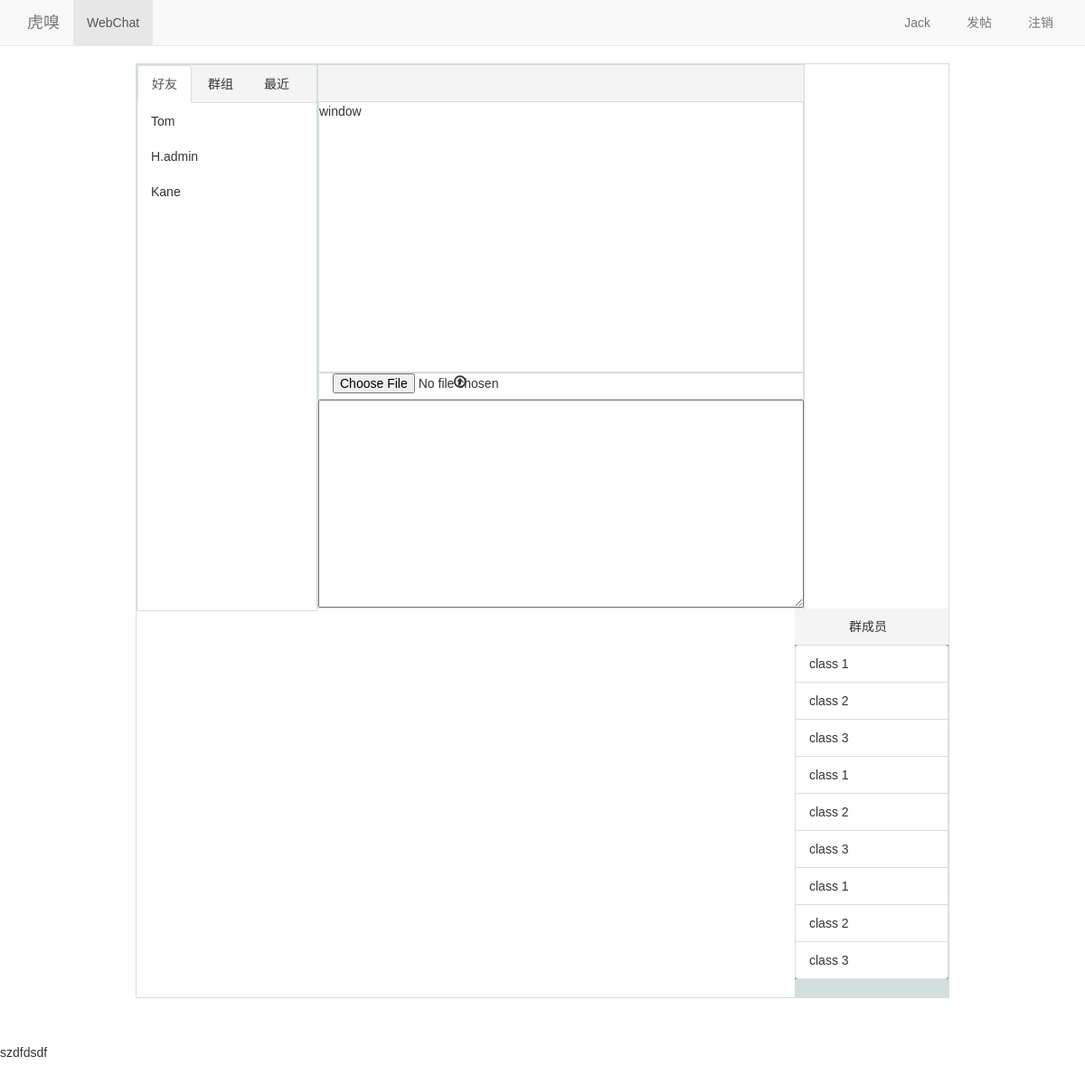
The app's page /chat/ (signed in), older data.
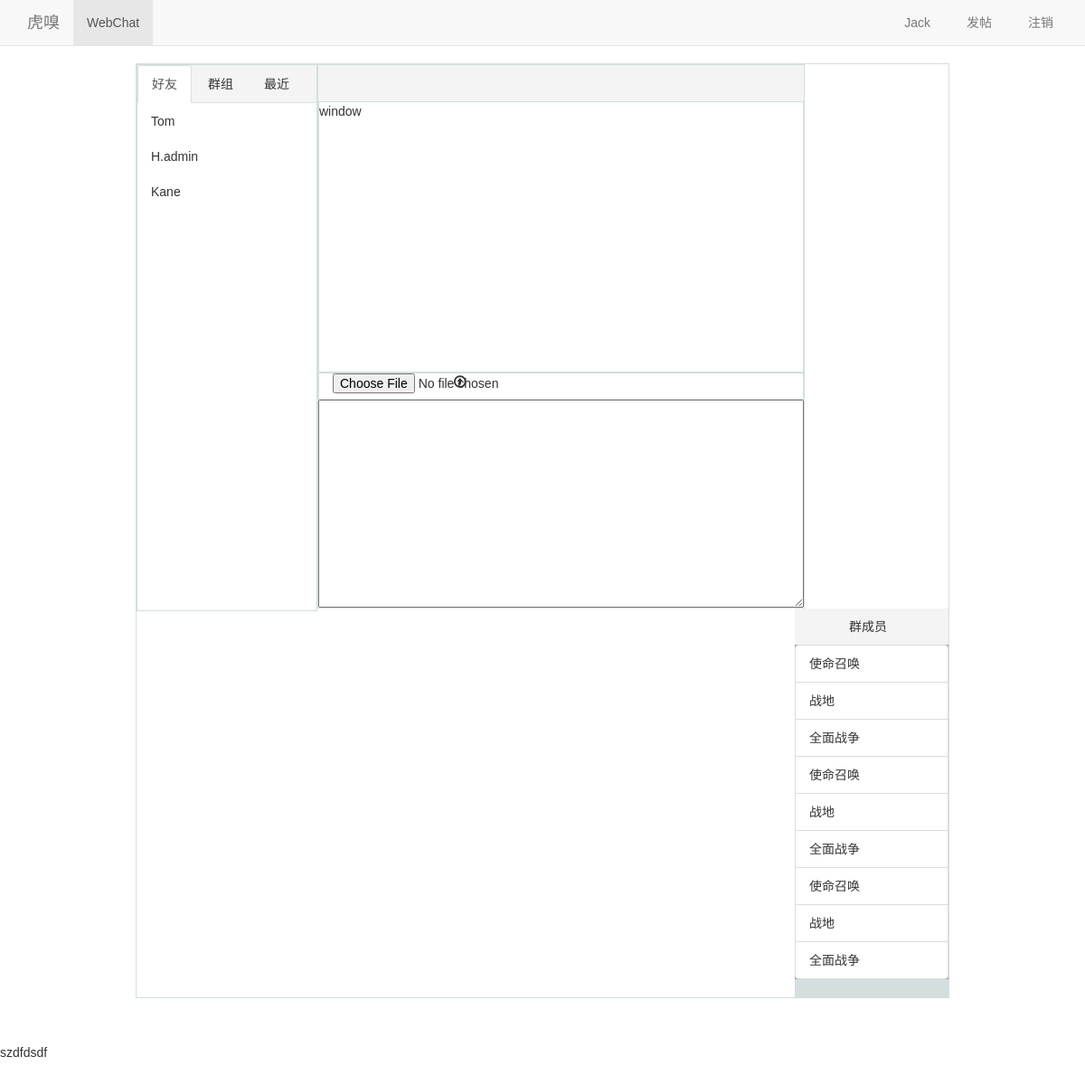
The same page, newer data.
### bbs/models.py (models this page shows, shortened)
class UserProfile(models.Model):
    user = models.OneToOneField(User)
    name =models.CharField(max_length=32)
    signature= models.CharField(max_length=255,blank=True,null=True)
    head_img = models.ImageField(height_field=150,width_field=150,blank=True,null=True)
    friends = models.ManyToManyField('self',related_name='my_friends',blank=True)

### webchat/models.py (models this page shows, shortened)
class WebGroup(models.Model):
    name = models.CharField(max_length=64)
    brief = models.CharField(max_length=255,blank=True,null=True)
    owner = models.ForeignKey(UserProfile)
    admins = models.ManyToManyField(UserProfile,blank=True,related_name='group_admins')
    members = models.ManyToManyField(UserProfile,blank=True,related_name='group_members')
    max_members = models.IntegerField(default=200)
    friends = models.ManyToManyField('self',related_name='my_friends',blank=True)

### webchat/views.py (the view)
@login_required
def dashboard(request):
    return render(request,'webchat/dashboard.html')

### templates/webchat/dashboard.html (shortened to what this page needs)
{% extends 'base.html' %}
{% block page-container %}
    <div class="chat-container">
        <div class="left-contact-panel">
            <div>
                <ul class="nav nav-tabs" role="tablist">
                    <li role="presentation" class="active">
                        <a href="#contact-tab" role="tab" data-toggle="tab">好友</a>
                    </li>
                    <li role="presentation">
                        <a href="#group-tab" role="tab" data-toggle="tab">群组</a>
                    </li>
                    <li role="presentation">
                        <a href="#group-tab" role="tab" data-toggle="tab">最近</a>
                    </li>
                </ul>
                <div class="tab-content">
                    <div role="tabpanel" class="tab-pane active" id="contact-tab">
                        <ul class="list-group">
                            {% for friend in request.user.userprofile.friends.select_related %}
                                <li contact-type="single" contact-id="{{ friend.id }}" onclick="OpenChatWindow(this)"
                                    class="list-group-item">
                                    <span class="contact-name"> {{ friend.name }} </span>
                                </li>
                            {% endfor %}
                        </ul>
                    </div>
                </div>
            </div>
        </div>
        <div class="middle-chat-panel">
            <div class="chat-box-title" contact-type="" contact-id="">
            </div>
            <div class="chat-box-window">
                window
            </div>
            <div class="chat-box-emoj">
                <div class="col-md-3">
                    <input id="file_upload" type="file">
                </div>
                <div class="col-md-2">
                    <span class="glyphicon glyphicon-upload" onclick="FileUpload()"></span>
                </div>
            </div>
            <div class="chat-box-msg-box">
                <textarea id="msg"></textarea>
            </div>
        </div>
        <div class="right-chat-panel">
            <div class="chat-box-right-title ">
                群成员
            </div>
            <div class="chat-box-right-members ">
                <ul class="list-group">
                    {% for group  in request.user.userprofile.group_members.select_related %}
                        {% for members  in request.user.userprofile.group_members.select_related %}
                            <li contact-type="group" contact-id="{{ members.id }}" onclick="OpenChatWindow(this)"
                                class="list-group-item">
                                <span class="contact-name"> {{ members.name }} </span>
                            </li>
                        {% endfor %}
                    {% endfor %}
                </ul>
            </div>
        </div>
    </div>
{% endblock %}

### templates/base.html (shortened to what this page needs)
<!DOCTYPE html>
<html lang="zh-CN"><head><meta http-equiv="Content-Type" content="text/html; charset=UTF-8">
    <link href="/static/bootstrap/css/bootstrap.min.css" rel="stylesheet">
    <link href="/static/bootstrap/css/navbar-fixed-top.css" rel="stylesheet">
    <link href="/static/bootstrap/css/custom.css" rel="stylesheet">
  </head>
  <body> {% csrf_token %}
    <nav class="navbar navbar-default navbar-fixed-top">
      <div class="container">
        <div class="navbar-header">
          <a class="navbar-brand" href="/bbs/">虎嗅</a>
        </div>
        <div id="navbar" class="navbar-collapse collapse">
           {% block top-menu %}
          <ul class="nav navbar-nav">
            <li class=""><a href="{% url 'chat_dashboard' %}">WebChat</a></li>
          </ul>
           {% endblock %}
          <ul class=" nav navbar-nav navbar-right list-inline">
            {% if request.user.is_authenticated %}
                <li class=""><a href="#">{{ request.user.userprofile.name }}</a></li>
                <li class=""><a href="{% url 'new_article' %}">发帖</a></li>
                <li class=""><a href="{% url 'logout' %}">注销</a></li>
            {% else %}
                <li class=""><a href="{% url 'login' %}">登录/注册</a></li>
            {% endif  %}
          </ul>
        </div>
      </div>
    </nav>
    <div class="page-container">
    {% block page-container %}{% endblock %}
    </div>
    <footer class="footer">
        szdfdsdf
    </footer>
</body></html>

Row changes from the older to the newer data that the page shows:
changed WebGroup: name "class 1" → "使命召唤"
changed WebGroup (number 2 of 3 on the later page): name "class 2" → "战地"
changed WebGroup: name "class 3" → "全面战争"
